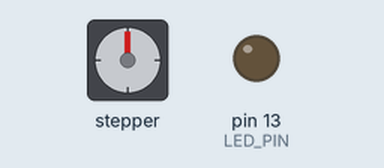
Recording of a sketch running on a simulated Arduino Uno, built with avr-gcc and run on an emulated ATmega328P. On the bench: stepper motor, output pins drawn as LEDs (lit = HIGH). Stepper angles assume 200 steps per turn.

Above: at 0.1 s.
At 1.68 s:
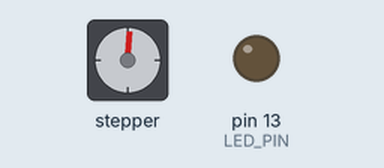
At 4.44 s:
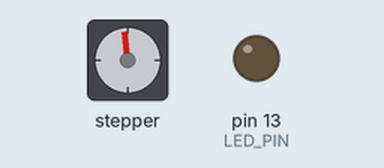
At 6.91 s:
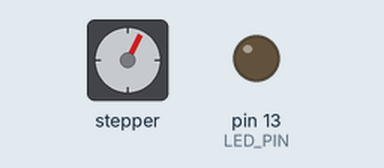
Timing chart, 0 to 8.8 s (numbered marks = the images above):
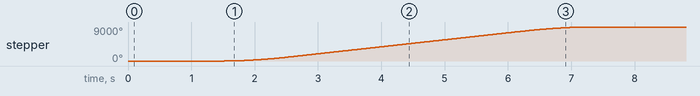

Measured:
- by itself, stepper: turns 9000° clockwise in 5.8 s

The sketch:

Linear_Actuator_V1.ino
```cpp
//      ******************************************************************
//      *                                                                *
//      *   Example of finding the Home position using a limit switch    *
//      *                                                                *
//      *            S. Reifel & Co.                6/24/2018            *
//      *                                                                *
//      ******************************************************************


// Many stepper motor projects need to move to exact positions.  This usually
// requires that the stepper motor library knows where the motor is before it
// makes its first move.  To achieve this automatically, you will use a
// Limit Switch that is pressed by the mechanism when the motor moves
// all-the-way to one end of its travel.  This procedure called "Homing", is
// executed when power is first applied.  A homing program moves the motor
// toward the limit switch until the switch is pressed, then resets the
// library so that the motor is now at position 0.
//
// Home automatically is easily done using one of these functions:
//    moveToHomeInSteps()
//    moveToHomeInRevolutions()
//    moveToHomeInMillimeters()
//
// This example shows how to home your device.  The mechanism in my example has
// a stepper motor with a lead-screw.  On its left side is a limit switch that
// the mechanism bumps into when the motor has reached its left most limit of
// travel.  Note: The switch must be configured to go LOW when pressed at the
// home position.
//
// Documentation at:
//    https://github.com/Stan-Reifel/SpeedyStepper
//
//
// The motor must be connected to the Arduino with a driver board having a
// "Step and Direction" interface.  It's VERY important that you set the
// motor current first!  Read the driver board's documentation to learn how.

// ***********************************************************************


#include <SpeedyStepper.h>


//
// pin assignments
//
const int LED_PIN = 13;
const int MOTOR_STEP_PIN = 3;
const int MOTOR_DIRECTION_PIN = 4;
const int LIMIT_SWITCH_PIN = 5;


//
// create the stepper motor object
//
SpeedyStepper stepper;


void setup()
{
  //
  // setup the LED pin, limit switch pin, and enable print statements
  //
  pinMode(LED_PIN, OUTPUT);
  pinMode(LIMIT_SWITCH_PIN, INPUT_PULLUP);
  Serial.begin(9600);


  //
  // connect and configure the stepper motor to its IO pins
  //
  stepper.connectToPins(MOTOR_STEP_PIN, MOTOR_DIRECTION_PIN);
  //
  // First you must tell the library "how many steps it takes to move one
  // millimeter".  My setup is configured with a lead-screw having
  // 25 full-steps/mm and 1x microstepping.
  //
  stepper.setStepsPerMillimeter(25 * 2);    // 1x microstepping

  setHome();
  delay(1000);
}


void setHome()  //Function to home with limit switch
{
  //
  // set the speed and acceleration rates for the stepper motor
  //
  stepper.setSpeedInMillimetersPerSecond(25.0);
  stepper.setAccelerationInMillimetersPerSecondPerSecond(10.0);


  //
  // move the motor toward the limit switch to find the "Home" position
  //
  const float homingSpeedInMMPerSec = 5.0;
  const float maxHomingDistanceInMM = 200;   // since my lead-screw is 38cm long, should never move more than that
  const int directionTowardHome = -1;        // direction to move toward limit switch: 1 goes positive direction, -1 backward

  if (stepper.moveToHomeInMillimeters(directionTowardHome, homingSpeedInMMPerSec, maxHomingDistanceInMM, LIMIT_SWITCH_PIN) != true)
  {
    //
    // this code is executed only if homing fails because it has moved farther
    // than maxHomingDistanceInMM and never finds the limit switch, blink the
    // LED fast forever indicating a problem
    //
    while (true)
    {
      digitalWrite(LED_PIN, HIGH);
      delay(50);
      digitalWrite(LED_PIN, LOW);
      delay(50);
    }
  }

  // homing is now complete, the motor is stopped at position 0mm
  delay(500);
  // if you want your 0 origin someplace else, you can change it
  //
  //stepper.setCurrentPositionInMillimeters(0);

}

//void SetHeight(int z) //Code to move to position in mm from home, with inputs
//{
//  stepper.setSpeedInMillimetersPerSecond(25.0);
//  stepper.setAccelerationInMillimetersPerSecondPerSecond(25.0);
//  stepper.moveToPositionInMillimeters(z);
//}


void pickup() //sample movement
{
  stepper.setSpeedInMillimetersPerSecond(25.0);
  stepper.setAccelerationInMillimetersPerSecondPerSecond(25.0);
  stepper.moveToPositionInMillimeters(200.0);
  delay(50);
}

void travel() //sample movement
{
  stepper.setSpeedInMillimetersPerSecond(25.0);
  stepper.setAccelerationInMillimetersPerSecondPerSecond(25.0);
  stepper.moveToPositionInMillimeters(100.0);
  delay(50);
}

void sample() //sample movement
{
  //
  // set the speed and acceleration rates for the stepper motor
  //
  stepper.setSpeedInMillimetersPerSecond(20.0);
  stepper.setAccelerationInMillimetersPerSecondPerSecond(20.0);

  // Use "absolute" positioning to:
  // Move to positions: 8mm, 16mm, 24mm, then back to the home position
  //
  stepper.moveToPositionInMillimeters(8.0);
  delay(1000);
  stepper.moveToPositionInMillimeters(100.0);
  delay(1000);
  stepper.moveToPositionInMillimeters(200.0);
  delay(1000);
  stepper.moveToPositionInMillimeters(0.0);
  delay(1000);
  // increase the speed, then go to position -16mm
  stepper.setSpeedInMillimetersPerSecond(35.0);
  stepper.setAccelerationInMillimetersPerSecondPerSecond(20.0);
  stepper.moveToPositionInMillimeters(200.0);
  delay(1000);
  // Use "relative" positioning to make several more moves, 1mm each
  //
  for (int i = 0; i < 16; i++)
  {
    stepper.moveRelativeInMillimeters(2.0);
    delay(100);
  }
  delay(1000);
}

void loop() ///sample loop
{
//  pickup();
  travel();
//  sample();
//  delay(100);
}
```
